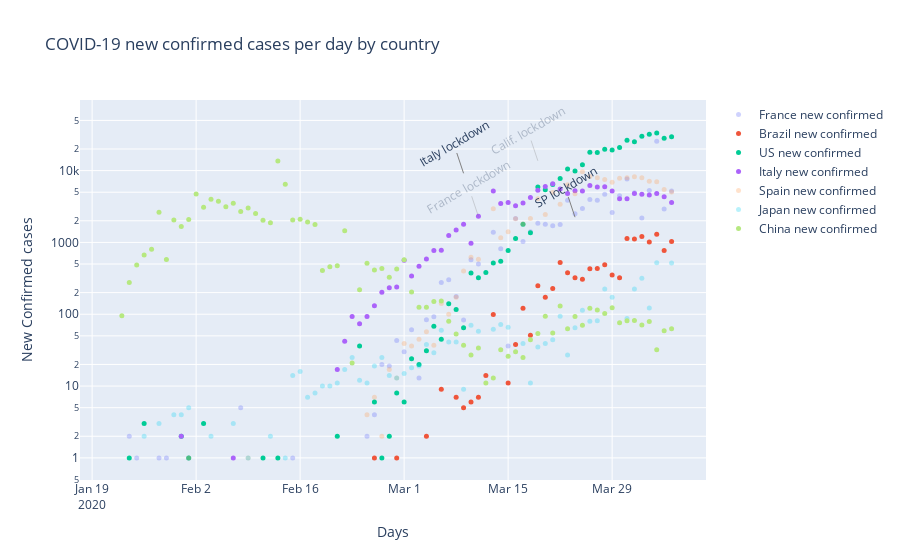

Notebook source saved alongside this figure:
### Code cell
fignc = go.Figure(series)
fignc.update_layout(title_text='COVID-19 new confirmed cases per day by country')
fignc.update_xaxes(title_text='Days')
fignc.update_yaxes(title_text='New Confirmed cases', type='log')
fignc.add_annotation(
        x='2020-03-24',
        y=math.log(2247,10), xref="x", yref="y",
        text="SP lockdown", textangle = 330, showarrow=True, arrowcolor='grey')
fignc.add_annotation(
        x='2020-03-09',
        y=math.log(9172,10), xref="x", yref="y",
        text="Italy lockdown", textangle = 330, showarrow=True, arrowcolor='grey')
fignc.add_annotation(
        x='2020-03-11',
        y=math.log(2293,10), xref="x", yref="y",
        text="France lockdown", textangle = 330, showarrow=True, arrowcolor='grey', opacity=0.3)
fignc.add_annotation(
        x='2020-03-19',
        y=math.log(13677,10), xref="x", yref="y",
        text="Calif. lockdown", textangle = 330, showarrow=True, arrowcolor='grey', opacity=0.3)
#py.iplot(fignc, file='covid-19.html', auto_open=False)
fignc.show()
